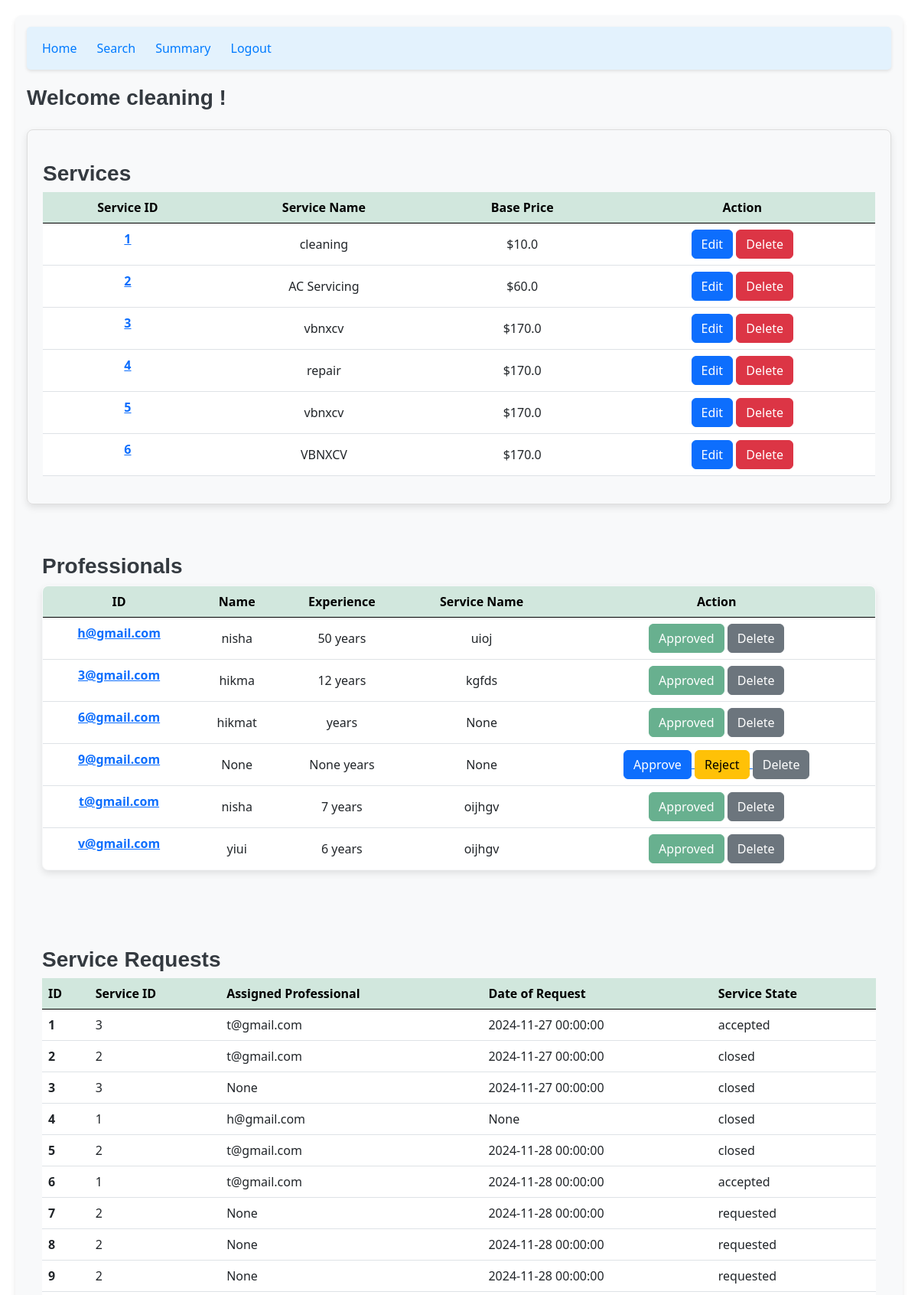
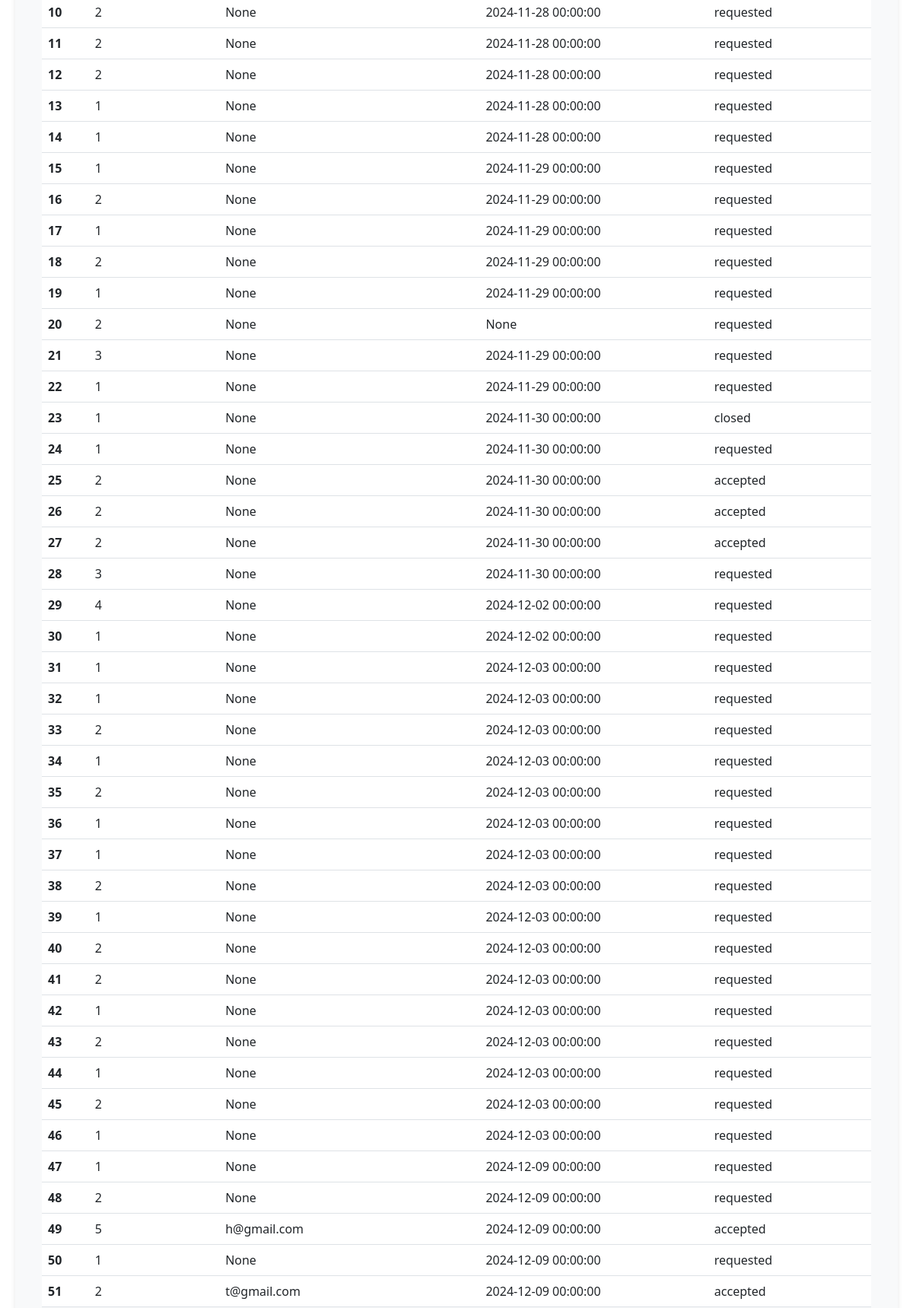
/home/cleaning (upper part), run on the app's committed database (2 pictures, top to bottom).
### backend/models.py (models this page shows)
class Service(db.Model):
    __tablename__ = 'service'
    id = db.Column(db.Integer, primary_key=True)
    name = db.Column(db.String(255)) # Internal column for name
    base_price = db.Column(db.Float, nullable=False)
    time_required = db.Column(db.Integer)  # in minutes
    description = db.Column(db.String(255))
    requests = db.relationship('ServiceRequest', backref='service')

class User_Details(db.Model):
    __tablename__="user_details"
    id=db.Column(db.String,primary_key=True)           #unique for everybody
    user_type=db.Column(db.String(20), nullable=False)  #admin,professional,customer
    password=db.Column(db.String(100), nullable=False)  #for everyone
    fullname=db.Column(db.String(50),nullable=True)    #name for pro,cus
    address = db.Column(db.String(255),nullable=True)                 #for professional
    phone_num = db.Column(db.String(100),unique=True,nullable=True)   #for professional
    approved_status = db.Column(db.Boolean, nullable=True)#for professional
    service_type = db.Column(db.String(100), nullable=True)#for professional
    experience = db.Column(db.Integer, nullable=True)        #for professional
    document_path = db.Column(db.String(255), nullable=True)
    pincode=db.Column(db.String(50),nullable=True)                       #for professional,customer
    profile_verified = db.Column(db.Boolean, default=False)  # Admin approval
    service_requests = db.relationship('ServiceRequest', backref='customer', lazy=True, foreign_keys='ServiceRequest.customer_id')
    accepted_requests = db.relationship('ServiceRequest', backref='professional', lazy=True, foreign_keys='ServiceRequest.professional_id')

class ServiceRequest(db.Model):
    __tablename__ = 'service_request'
    id = db.Column(db.Integer, primary_key=True)
    service_id = db.Column(db.Integer, db.ForeignKey('service.id'), nullable=False)
    customer_id = db.Column(db.Integer, db.ForeignKey('user_details.id'), nullable=False)
    professional_id = db.Column(db.Integer, db.ForeignKey('user_details.id'))
    date_of_request = db.Column(db.DateTime, default=datetime.utcnow)
    date_of_completion = db.Column(db.DateTime)
    service_status = db.Column(db.String(20), default='requested')  # e.g., 'requested', 'assigned', 'closed'
    remarks = db.Column(db.String(255))
    review = db.relationship('Review', backref='service_request')

### backend/controllers.py (the view)
@app.route("/home/<name>",methods=["GET","POST"])
def home1(name):
    service=services()
    pro=professionals()
    service_req=service_request()
    return render_template('admin_dashboard_home.html',name=name,service=service,professional=pro,service_request=service_req)

### backend/controllers.py (called while the page is built)
def services():
    services=Service.query.all()
    service_list={}
    for service in services:
        if service.id not in service_list.keys():
            service_list[service.id]=[service.name,service.base_price,service.time_required]
    return service_list

def professionals():
    professionals=User_Details.query.filter_by(user_type='professional').all()
    professional_list={}
    for professional in professionals:
        if professional.id not in professional_list.keys():
            professional_list[professional.id]=[professional.fullname,professional.experience,professional.service_type,professional.approved_status]
    return professional_list

def service_request():
    service_request=ServiceRequest.query.all()
    service_request_list={}
    for service in service_request:
        if service.id not in service_request_list.keys():
            service_request_list[service.id]=[service.service_id,service.professional_id,service.date_of_request,
                                              service.service_status]
    return service_request_list

### templates/admin_dashboard_home.html (shortened to what this page needs)
{% extends "admin_layout.html" %}
{% block content %}
<link rel="stylesheet" href="/static/style/main.css">
<link href="https://cdn.jsdelivr.net/npm/bootstrap@5.3.0-alpha3/dist/css/bootstrap.min.css" rel="stylesheet">
{% if service %}
<div class="d-flex justify-content-md-center my-4">
    <div class="table-container w-100 custom-table">
        <h3>Services</h3>
        <table class="table w-100">
            <thead>
                <tr class="table-success">
                    <th scope="col">Service ID</th>
                    <th scope="col">Service Name</th>
                    <th scope="col">Base Price</th>
                    <th scope="col">Action</th>
                </tr>
            </thead>
            <tbody>
                {% for key, value in service.items() %}
                <tr>
                    <th scope="row"><a href="/more_service/{{name}}/{{key}}">{{ key }}</a></th>
                    <td>{{ value[0] }}</td>
                    <td>${{ value[1] }}</td>
                    <td>
                        <a href="/edit_service/{{name}}/{{key}}"><button type="button" class="btn btn-primary">Edit</button></a>
                        <a href="/delete_service/{{name}}/{{key}}"><button type="button" class="btn btn-danger">Delete</button></a>
                    </td>
                </tr>
                {% endfor %}
            </tbody>
        </table>
    </div>
</div>
{% else %}
<h3 class="text-center mt-3">No services available</h3>
{% endif %}
{% if professional %}
<div class="d-flex justify-content-md-center my-4">
    <div class="table-container w-100">
        <h3>Professionals</h3>
        <table class="table w-100 custom-table">
            <thead>
                <tr class="table-success">
                    <th scope="col">ID</th>
                    <th scope="col">Name</th>
                    <th scope="col">Experience</th>
                    <th scope="col">Service Name</th>
                    <th scope="col">Action</th>
                </tr>
            </thead>
            <tbody>
                {% for key, value in professional.items() %}
                <tr>
                    <th scope="row"><a href="/more_professional/{{name}}/{{key}}">{{ key }}</a></th>
                    <td>{{ value[0] }}</td>
                    <td>{{ value[1] }} years</td>
                    <td>{{ value[2] }}</td>
                    <td>
                        {% if value[3]%}
                            <button type="button" class="btn btn-success" disabled>Approved</button>
                        {% elif value[3]==0%}
                            <button type="button" class="btn btn-danger" disabled>Rejected</button>
                        {% else %}
                            <a href="/approve_pro/{{name}}/{{key}}">
                                <button type="button" class="btn btn-primary">Approve</button>
                            </a>
                            <a href="/reject_pro/{{name}}/{{key}}">
                                <button type="button" class="btn btn-warning">Reject</button>
                            </a>
                        {% endif %}
                        <a href="/delete_pro/{{name}}/{{key}}">
                            <button type="button" class="btn btn-secondary">Delete</button>
                        </a>
                    </td>
                </tr>
                {% endfor %}
            </tbody>
        </table>
    </div>
</div>
{% else %}
<h3 class="text-center mt-3">No professionals available</h3>
{% endif %}
{% if service_request %}
<div class="d-flex justify-content-md-center my-4">
    <div class="table-container w-100">
        <h3>Service Requests</h3>
        <table class="table w-100 ">
            <thead>
                <tr class="table-success">
                    <th scope="col">ID</th>
                    <th scope="col">Service ID</th>
                    <th scope="col">Assigned Professional</th>
                    <th scope="col">Date of Request</th>
                    <th scope="col">Service State</th>
                </tr>
            </thead>
            <tbody>
                {% for key, value in service_request.items() %}
                <tr>
                    <th scope="row">{{ key }}</th>
                    <td>{{ value[0] | default('N/A') }}</td>
                    <td>{{ value[1] | default('N/A') }}</td>
                    <td>{{ value[2] | default('N/A') }}</td>
                    <td>{{ value[3] | default('N/A') }}</td>
                </tr>
                {% endfor %}
            </tbody>
        </table>
    </div>
</div>
{% else %}
<h3 class="text-center mt-3">No service requests available</h3>
{% endif %}
{% endblock %}

### templates/admin_layout.html (shortened to what this page needs)
<!DOCTYPE html>
<html lang="en">
<head>
    <link rel="stylesheet" href="/static/styles/main.css">
    <link href="https://cdn.jsdelivr.net/npm/bootstrap@5.0.2/dist/css/bootstrap.min.css" rel="stylesheet">
</head>
<body>
    <div class="my_container">
        <div class="my_panel">
            <nav class="navbar navbar-expand-lg navbar-light" style="background-color: #e3f2fd;">
                <div class="container-fluid">
                    <div class="collapse navbar-collapse" id="navbarText">
                        <ul class="navbar-nav me-auto mb-2 mb-lg-0">
                            <li class="nav-item">
                                <a class="nav-link" href="/home/{{name}}">Home</a>
                            </li>
                            <li class="nav-item">
                                <a class="nav-link active" aria-current="page" href="/admin_search/{{name}}">Search</a>
                              </li>
                            <li class="nav-item">
                                <a class="nav-link active" aria-current="page" href="/admin_summary/{{name}}">Summary</a>
                            </li>
                            <li class="nav-item">
                                <a class="nav-link" href="/logout">Logout</a>
                            </li>
                        </ul>
                    </div>
                </div>
            </nav>
        </div>
        <div class="text-left">
            <h3>Welcome {{name}} !</h3>
            {% block content %}
    {% endblock %}
        </div>
    </div>
</body>
</html>

### static/styles/main.css (style rules this page uses)
.custom-table { border: 1px solid #ddd; border-radius: 8px; overflow: hidden; box-shadow: 0px 4px 10px rgba(0, 0, 0, 0.1); }
.custom-table th { background-color: #343a40; color: #fff; text-align: center; position: sticky; top: 0; z-index: 2; }
.custom-table tbody tr td { vertical-align: middle; text-align: center; }
.btn-primary { background-color: #007bff; border-color: #007bff; }
.btn-danger { background-color: #dc3545; border-color: #dc3545; }
.table-container { max-width: 100%; margin: auto; padding: 20px; }
.my_container { margin: 20px; padding: 15px; background-color: #f8f9fa; border-radius: 8px; box-shadow: 0 4px 6px rgba(0, 0, 0, 0.1); }
.my_panel nav.navbar { border-radius: 5px; box-shadow: 0 2px 4px rgba(0, 0, 0, 0.1); }
.my_panel .nav-link { color: #007bff !important; font-weight: 500; margin-right: 10px; }
.text-left h3 { margin-top: 20px; color: #343a40; font-family: 'Arial', sans-serif; font-weight: 600; }
.btn { font-size: 14px; border-radius: 5px; transition: all 0.2s ease-in-out; }
h1, h2, h3 { font-family: 'Arial', sans-serif; font-weight: bold; color: #333; margin-bottom: 20px; }
h3 { font-size: 1.5rem; color: #555; text-align: left; margin-top: 20px; }

### data on the page
Service: name "cleaning", base_price "10.0"
Service: name "AC Servicing", base_price "60.0"
Service: name "vbnxcv", base_price "170.0"
Service: name "repair", base_price "170.0"
Service: name "vbnxcv", base_price "170.0"
Service: name "VBNXCV", base_price "170.0"
User_Details: id "h@gmail.com", fullname "nisha", experience "50", service_type "uioj", shows "Approved"
User_Details: id "3@gmail.com", fullname "hikma", experience "12", service_type "kgfds", shows "Approved"
User_Details: id "6@gmail.com", fullname "hikmat", value "None", shows "Approved", key "4", approved_status "1", professional_id "h@gmail.com", service_status "closed", key "13", date_of_request "2024-11-28 00:00:00", service_status "requested", key "14", key "15", date_of_request "2024-11-29 00:00:00", key "17", key "19", key "20", value "2", key "22", key "23", date_of_request "2024-11-30 00:00:00", key "24", key "30", date_of_request "2024-12-02 00:00:00", key "31", date_of_request "2024-12-03 00:00:00", key "32", key "34", key "36", key "37", key "39", key "42", key "44", key "46", key "47", date_of_request "2024-12-09 00:00:00", key "50"
User_Details: id "9@gmail.com", value "None"
User_Details: id "t@gmail.com", fullname "nisha", experience "7", service_type "oijhgv", shows "Approved"
User_Details: id "v@gmail.com", fullname "yiui", experience "6", service_type "oijhgv", shows "Approved"
ServiceRequest: professional "t@gmail.com", date_of_request "2024-11-27 00:00:00", service_status "accepted"
ServiceRequest: id "2", professional "t@gmail.com", date_of_request "2024-11-27 00:00:00", service_status "closed"
ServiceRequest: id "3", date_of_request "2024-11-27 00:00:00", service_status "closed"
ServiceRequest: professional "t@gmail.com", date_of_request "2024-11-28 00:00:00", service_status "closed"
ServiceRequest: professional "t@gmail.com", date_of_request "2024-11-28 00:00:00", service_status "accepted"
ServiceRequest: date_of_request "2024-11-28 00:00:00", service_status "requested"
ServiceRequest: date_of_request "2024-11-28 00:00:00", service_status "requested"
ServiceRequest: date_of_request "2024-11-28 00:00:00", service_status "requested"
ServiceRequest: date_of_request "2024-11-28 00:00:00", service_status "requested"
ServiceRequest: date_of_request "2024-11-28 00:00:00", service_status "requested"
ServiceRequest: date_of_request "2024-11-28 00:00:00", service_status "requested"
ServiceRequest: date_of_request "2024-11-29 00:00:00", service_status "requested"
ServiceRequest: date_of_request "2024-11-29 00:00:00", service_status "requested"
ServiceRequest: date_of_request "2024-11-29 00:00:00", service_status "requested"
ServiceRequest: date_of_request "2024-11-30 00:00:00", service_status "accepted"
ServiceRequest: date_of_request "2024-11-30 00:00:00", service_status "accepted"
ServiceRequest: date_of_request "2024-11-30 00:00:00", service_status "accepted"
ServiceRequest: date_of_request "2024-11-30 00:00:00", service_status "requested"
ServiceRequest: date_of_request "2024-12-02 00:00:00", service_status "requested"
ServiceRequest: date_of_request "2024-12-03 00:00:00", service_status "requested"
ServiceRequest: date_of_request "2024-12-03 00:00:00", service_status "requested"
ServiceRequest: date_of_request "2024-12-03 00:00:00", service_status "requested"
ServiceRequest: date_of_request "2024-12-03 00:00:00", service_status "requested"
ServiceRequest: date_of_request "2024-12-03 00:00:00", service_status "requested"
ServiceRequest: date_of_request "2024-12-03 00:00:00", service_status "requested"
ServiceRequest: date_of_request "2024-12-03 00:00:00", service_status "requested"
ServiceRequest: date_of_request "2024-12-09 00:00:00", service_status "requested"
ServiceRequest: professional "h@gmail.com", date_of_request "2024-12-09 00:00:00", service_status "accepted"
ServiceRequest: professional "t@gmail.com", date_of_request "2024-12-09 00:00:00", service_status "accepted"

### other printed values
{{ name }} "cleaning"
{{ key }} "1" "2" "3" "4" "5" "6"
{{ key }} "1" "2" "3" "5" "6" "7" "8" "9" "10" "11" "12" "16" "18" "21" "25" "26" "27" "28" "29" "33" "35" "38" "40" "41" "43" "45" "48" "49" "51"
{{ value[0] | default('N/A') }} "3" "2" "1" "2" "2" "2" "2" "2" "2" "2" "2" "3" "2" "2" "2" "3" "4" "2" "2" "2" "2" "2" "2" "2" "2" "5" "2"
{{ value[1] | default('N/A') }} "None" "None" "None" "None" "None" "None" "None" "None" "None" "None" "None" "None" "None" "None" "None" "None" "None" "None" "None" "None" "None" "None" "None"
